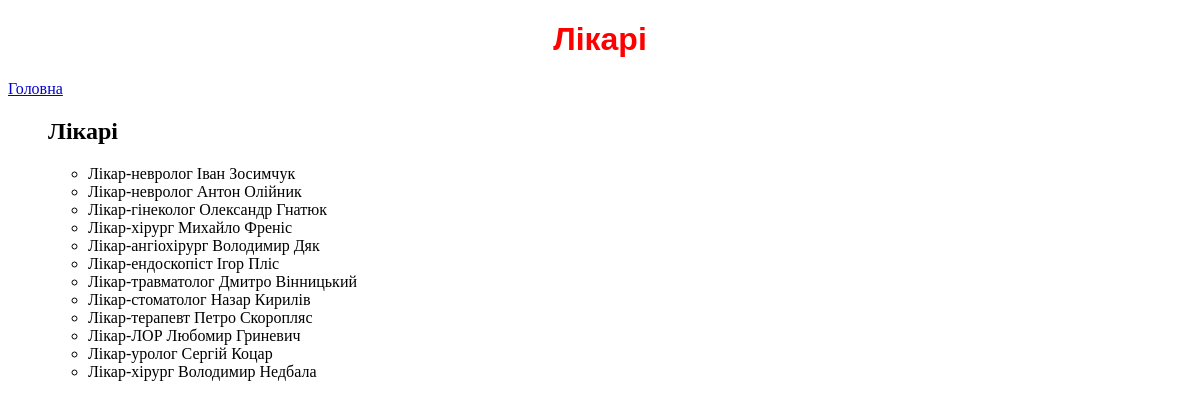
The page /doc/ on the database its author committed.
### doc/models.py (models this page shows, shortened)
class doctor(models.Model):
    last_name = models.CharField(max_length=34)
    name = models.CharField(max_length=34)
    father = models.CharField(max_length=50)
    spec = models.ForeignKey(sp, on_delete=models.CASCADE)
    models.CharField(max_length=50)

class sp(models.Model):
    code = models.CharField(max_length=3)
    cpecializations = models.CharField(max_length=64)
    def __str__(self):
        return f"Лікар-{self.cpecializations}"

### doc/views.py (the view)
# urls.py: path("", views.index, name="index"),
def index(request):
    return render(request, "doc/index.html", {
        "doctor": doctor.objects.all()
    })

### doc/templates/doc/index.html
{% extends "doctors/layout.html" %}
{% block bodydoc %}
   <h1>Лікарі</h1>
      <p><a href="{% url 'info:index' %}">Головна</a></p>
      <ul>
         <h2>Лікарі</h2>
         <ul>
            {% for doctor in doctor %}
            <li>{{ doctor.spec }} {{ doctor.name }} {{ doctor.last_name }}</li>
            {% endfor %}
        </ul>
     </ul>
     {% endblock %}

### doc/static/cssdoc/styles.css (style rules this page uses)
a { color: mediumblue; }
h1 { font-family: sans-serif; font-size: 90; text-align: center; color: red; }

### rows shown on the page
doctor: spec "Лікар-невролог", name "Іван", last_name "Зосимчук"
doctor: spec "Лікар-невролог", name "Антон", last_name "Олійник"
doctor: spec "Лікар-гінеколог", name "Олександр", last_name "Гнатюк"
doctor: spec "Лікар-хірург", name "Михайло", last_name "Френіс"
doctor: spec "Лікар-ангіохірург", name "Володимир", last_name "Дяк"
doctor: spec "Лікар-ендоскопіст", name "Ігор", last_name "Пліс"
doctor: spec "Лікар-травматолог", name "Дмитро", last_name "Вінницький"
doctor: spec "Лікар-стоматолог", name "Назар", last_name "Кирилів"
doctor: spec "Лікар-терапевт", name "Петро", last_name "Скоропляс"
doctor: spec "Лікар-ЛОР", name "Любомир", last_name "Гриневич"
doctor: spec "Лікар-уролог", name "Сергій", last_name "Коцар"
doctor: spec "Лікар-хірург", name "Володимир", last_name "Недбала"
